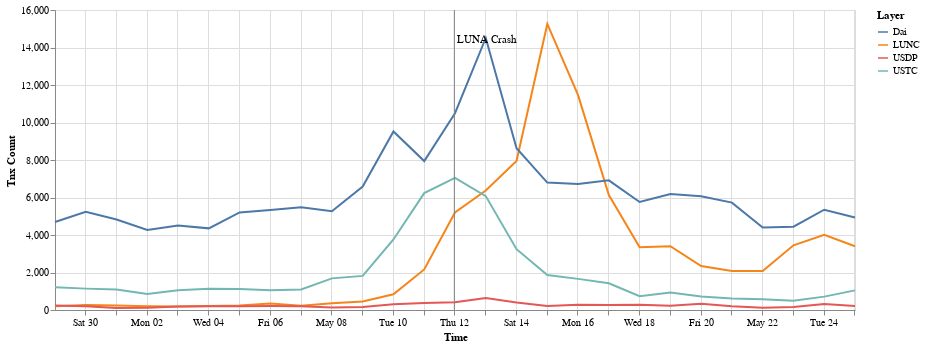

Write notebook code for a chart like this one.
### Code cell
result = pd.DataFrame()

all_layers = g.get_unique_layers()
avoid_layers = ['USD', 'USDT']
layers = set(all_layers) - set(avoid_layers)

rolling = g.rolling(step='1 day', window='1 day')
for l in layers:
    result[l] = [w.layer(l).num_edges() for w in rolling]

result['Time'] = [w.end_date_time() for w in rolling]

source = pd.melt(result, id_vars=['Time'], value_vars=layers, var_name='Layer', value_name='Tnx Count')
selection = alt.selection_multi(fields=['layer'], bind='legend')
chart = alt.Chart(source).mark_line().encode(
    x="Time:T",
    y=f"{'Tnx Count'}:Q",
    color="Layer",
    tooltip=['Layer', 'Tnx Count'],
    opacity=alt.condition(selection, alt.value(1.0), alt.value(0.2))
).properties(
    width=800,
).add_selection(
    selection
)

alt.layer(chart, event_chart)

### Figure 1 — Vega-Lite specification as saved in the notebook (floating-point values rounded to 4 significant figures)
{"config": {"view": {"continuousWidth": 300, "continuousHeight": 300}}, "layer": [{"data": {"name": "data-0766d489d0f21453001568b79127f6b3"}, "mark": {"type": "line"}, "encoding": {"color": {"field": "Layer", "type": "nominal"}, "opacity": {"condition": {"param": "param_1", "value": 1.0}, "value": 0.2}, "tooltip": [{"field": "Layer", "type": "nominal"}, {"field": "Tnx Count", "type": "quantitative"}], "x": {"field": "Time", "type": "temporal"}, "y": {"field": "Tnx Count", "type": "quantitative"}}, "name": "view_1"}, {"layer": [{"mark": {"type": "rule", "color": "gray"}, "encoding": {"x": {"field": "Time", "type": "temporal"}}}, {"mark": {"type": "text", "align": "left", "color": "black", "dx": 3, "dy": -120}, "encoding": {"text": {"field": "event", "type": "nominal"}, "x": {"field": "Time", "type": "temporal"}}}], "data": {"name": "data-03a7e27a271f30803a3f9052d97f8a33"}}], "params": [{"name": "param_1", "select": {"type": "point", "fields": ["layer"]}, "bind": "legend", "views": ["view_1"]}], "width": 800, "$schema": "https://vega.github.io/schema/vega-lite/v5.8.0.json", "datasets": {"data-0766d489d0f21453001568b79127f6b3": [{"Time": "2022-04-29T00:30:15", "Layer": "LUNC", "Tnx Count": 199}, {"Time": "2022-04-30T00:30:15", "Layer": "LUNC", "Tnx Count": 264}, {"Time": "2022-05-01T00:30:15", "Layer": "LUNC", "Tnx Count": 235}, {"Time": "2022-05-02T00:30:15", "Layer": "LUNC", "Tnx Count": 206}, {"Time": "2022-05-03T00:30:15", "Layer": "LUNC", "Tnx Count": 188}, {"Time": "2022-05-04T00:30:15", "Layer": "LUNC", "Tnx Count": 207}, {"Time": "2022-05-05T00:30:15", "Layer": "LUNC", "Tnx Count": 243}, {"Time": "2022-05-06T00:30:15", "Layer": "LUNC", "Tnx Count": 341}, {"Time": "2022-05-07T00:30:15", "Layer": "LUNC", "Tnx Count": 230}, {"Time": "2022-05-08T00:30:15", "Layer": "LUNC", "Tnx Count": 364}, {"Time": "2022-05-09T00:30:15", "Layer": "LUNC", "Tnx Count": 457}, {"Time": "2022-05-10T00:30:15", "Layer": "LUNC", "Tnx Count": 841}, {"Time": "2022-05-11T00:30:15", "Layer": "LUNC", "Tnx Count": 2165}, {"Time": "2022-05-12T00:30:15", "Layer": "LUNC", "Tnx Count": 5203}, {"Time": "2022-05-13T00:30:15", "Layer": "LUNC", "Tnx Count": 6372}, {"Time": "2022-05-14T00:30:15", "Layer": "LUNC", "Tnx Count": 7952}, {"Time": "2022-05-15T00:30:15", "Layer": "LUNC", "Tnx Count": 15255}, {"Time": "2022-05-16T00:30:15", "Layer": "LUNC", "Tnx Count": 11456}, {"Time": "2022-05-17T00:30:15", "Layer": "LUNC", "Tnx Count": 6131}, {"Time": "2022-05-18T00:30:15", "Layer": "LUNC", "Tnx Count": 3349}, {"Time": "2022-05-19T00:30:15", "Layer": "LUNC", "Tnx Count": 3403}, {"Time": "2022-05-20T00:30:15", "Layer": "LUNC", "Tnx Count": 2346}, {"Time": "2022-05-21T00:30:15", "Layer": "LUNC", "Tnx Count": 2083}, {"Time": "2022-05-22T00:30:15", "Layer": "LUNC", "Tnx Count": 2082}, {"Time": "2022-05-23T00:30:15", "Layer": "LUNC", "Tnx Count": 3451}, {"Time": "2022-05-24T00:30:15", "Layer": "LUNC", "Tnx Count": 4010}, {"Time": "2022-05-25T00:30:15", "Layer": "LUNC", "Tnx Count": 3401}, {"Time": "2022-04-29T00:30:15", "Layer": "Dai", "Tnx Count": 4691}, {"Time": "2022-04-30T00:30:15", "Layer": "Dai", "Tnx Count": 5237}, {"Time": "2022-05-01T00:30:15", "Layer": "Dai", "Tnx Count": 4828}, {"Time": "2022-05-02T00:30:15", "Layer": "Dai", "Tnx Count": 4266}, {"Time": "2022-05-03T00:30:15", "Layer": "Dai", "Tnx Count": 4504}, {"Time": "2022-05-04T00:30:15", "Layer": "Dai", "Tnx Count": 4354}, {"Time": "2022-05-05T00:30:15", "Layer": "Dai", "Tnx Count": 5202}, {"Time": "2022-05-06T00:30:15", "Layer": "Dai", "Tnx Count": 5336}, {"Time": "2022-05-07T00:30:15", "Layer": "Dai", "Tnx Count": 5475}, {"Time": "2022-05-08T00:30:15", "Layer": "Dai", "Tnx Count": 5263}, {"Time": "2022-05-09T00:30:15", "Layer": "Dai", "Tnx Count": 6584}, {"Time": "2022-05-10T00:30:15", "Layer": "Dai", "Tnx Count": 9524}, {"Time": "2022-05-11T00:30:15", "Layer": "Dai", "Tnx Count": 7942}, {"Time": "2022-05-12T00:30:15", "Layer": "Dai", "Tnx Count": 10497}, {"Time": "2022-05-13T00:30:15", "Layer": "Dai", "Tnx Count": 14508}, {"Time": "2022-05-14T00:30:15", "Layer": "Dai", "Tnx Count": 8632}, {"Time": "2022-05-15T00:30:15", "Layer": "Dai", "Tnx Count": 6797}, {"Time": "2022-05-16T00:30:15", "Layer": "Dai", "Tnx Count": 6723}, {"Time": "2022-05-17T00:30:15", "Layer": "Dai", "Tnx Count": 6913}, {"Time": "2022-05-18T00:30:15", "Layer": "Dai", "Tnx Count": 5758}, {"Time": "2022-05-19T00:30:15", "Layer": "Dai", "Tnx Count": 6190}, {"Time": "2022-05-20T00:30:15", "Layer": "Dai", "Tnx Count": 6066}, {"Time": "2022-05-21T00:30:15", "Layer": "Dai", "Tnx Count": 5728}, {"Time": "2022-05-22T00:30:15", "Layer": "Dai", "Tnx Count": 4405}, {"Time": "2022-05-23T00:30:15", "Layer": "Dai", "Tnx Count": 4446}, {"Time": "2022-05-24T00:30:15", "Layer": "Dai", "Tnx Count": 5349}, {"Time": "2022-05-25T00:30:15", "Layer": "Dai", "Tnx Count": 4937}, {"Time": "2022-04-29T00:30:15", "Layer": "USDP", "Tnx Count": 236}, {"Time": "2022-04-30T00:30:15", "Layer": "USDP", "Tnx Count": 204}, {"Time": "2022-05-01T00:30:15", "Layer": "USDP", "Tnx Count": 112}, {"Time": "2022-05-02T00:30:15", "Layer": "USDP", "Tnx Count": 114}, {"Time": "2022-05-03T00:30:15", "Layer": "USDP", "Tnx Count": 192}, {"Time": "2022-05-04T00:30:15", "Layer": "USDP", "Tnx Count": 195}, {"Time": "2022-05-05T00:30:15", "Layer": "USDP", "Tnx Count": 196}, {"Time": "2022-05-06T00:30:15", "Layer": "USDP", "Tnx Count": 208}, {"Time": "2022-05-07T00:30:15", "Layer": "USDP", "Tnx Count": 198}, {"Time": "2022-05-08T00:30:15", "Layer": "USDP", "Tnx Count": 129}, {"Time": "2022-05-09T00:30:15", "Layer": "USDP", "Tnx Count": 161}, {"Time": "2022-05-10T00:30:15", "Layer": "USDP", "Tnx Count": 313}, {"Time": "2022-05-11T00:30:15", "Layer": "USDP", "Tnx Count": 376}, {"Time": "2022-05-12T00:30:15", "Layer": "USDP", "Tnx Count": 410}, {"Time": "2022-05-13T00:30:15", "Layer": "USDP", "Tnx Count": 638}, {"Time": "2022-05-14T00:30:15", "Layer": "USDP", "Tnx Count": 405}, {"Time": "2022-05-15T00:30:15", "Layer": "USDP", "Tnx Count": 213}, {"Time": "2022-05-16T00:30:15", "Layer": "USDP", "Tnx Count": 285}, {"Time": "2022-05-17T00:30:15", "Layer": "USDP", "Tnx Count": 272}, {"Time": "2022-05-18T00:30:15", "Layer": "USDP", "Tnx Count": 277}, {"Time": "2022-05-19T00:30:15", "Layer": "USDP", "Tnx Count": 232}, {"Time": "2022-05-20T00:30:15", "Layer": "USDP", "Tnx Count": 329}, {"Time": "2022-05-21T00:30:15", "Layer": "USDP", "Tnx Count": 201}, {"Time": "2022-05-22T00:30:15", "Layer": "USDP", "Tnx Count": 119}, {"Time": "2022-05-23T00:30:15", "Layer": "USDP", "Tnx Count": 156}, {"Time": "2022-05-24T00:30:15", "Layer": "USDP", "Tnx Count": 314}, {"Time": "2022-05-25T00:30:15", "Layer": "USDP", "Tnx Count": 207}, {"Time": "2022-04-29T00:30:15", "Layer": "USTC", "Tnx Count": 1207}, {"Time": "2022-04-30T00:30:15", "Layer": "USTC", "Tnx Count": 1140}, {"Time": "2022-05-01T00:30:15", "Layer": "USTC", "Tnx Count": 1097}, {"Time": "2022-05-02T00:30:15", "Layer": "USTC", "Tnx Count": 855}, {"Time": "2022-05-03T00:30:15", "Layer": "USTC", "Tnx Count": 1047}, {"Time": "2022-05-04T00:30:15", "Layer": "USTC", "Tnx Count": 1134}, {"Time": "2022-05-05T00:30:15", "Layer": "USTC", "Tnx Count": 1121}, {"Time": "2022-05-06T00:30:15", "Layer": "USTC", "Tnx Count": 1060}, {"Time": "2022-05-07T00:30:15", "Layer": "USTC", "Tnx Count": 1098}, {"Time": "2022-05-08T00:30:15", "Layer": "USTC", "Tnx Count": 1687}, {"Time": "2022-05-09T00:30:15", "Layer": "USTC", "Tnx Count": 1819}, {"Time": "2022-05-10T00:30:15", "Layer": "USTC", "Tnx Count": 3759}, {"Time": "2022-05-11T00:30:15", "Layer": "USTC", "Tnx Count": 6236}, {"Time": "2022-05-12T00:30:15", "Layer": "USTC", "Tnx Count": 7047}, {"Time": "2022-05-13T00:30:15", "Layer": "USTC", "Tnx Count": 6074}, {"Time": "2022-05-14T00:30:15", "Layer": "USTC", "Tnx Count": 3244}, {"Time": "2022-05-15T00:30:15", "Layer": "USTC", "Tnx Count": 1870}, {"Time": "2022-05-16T00:30:15", "Layer": "USTC", "Tnx Count": 1660}, {"Time": "2022-05-17T00:30:15", "Layer": "USTC", "Tnx Count": 1429}, {"Time": "2022-05-18T00:30:15", "Layer": "USTC", "Tnx Count": 736}, {"Time": "2022-05-19T00:30:15", "Layer": "USTC", "Tnx Count": 935}, {"Time": "2022-05-20T00:30:15", "Layer": "USTC", "Tnx Count": 722}, {"Time": "2022-05-21T00:30:15", "Layer": "USTC", "Tnx Count": 613}, {"Time": "2022-05-22T00:30:15", "Layer": "USTC", "Tnx Count": 568}, {"Time": "2022-05-23T00:30:15", "Layer": "USTC", "Tnx Count": 497}, {"Time": "2022-05-24T00:30:15", "Layer": "USTC", "Tnx Count": 713}, {"Time": "2022-05-25T00:30:15", "Layer": "USTC", "Tnx Count": 1046}], "data-03a7e27a271f30803a3f9052d97f8a33": [{"Time": "2022-05-12", "event": "LUNA Crash"}]}}
